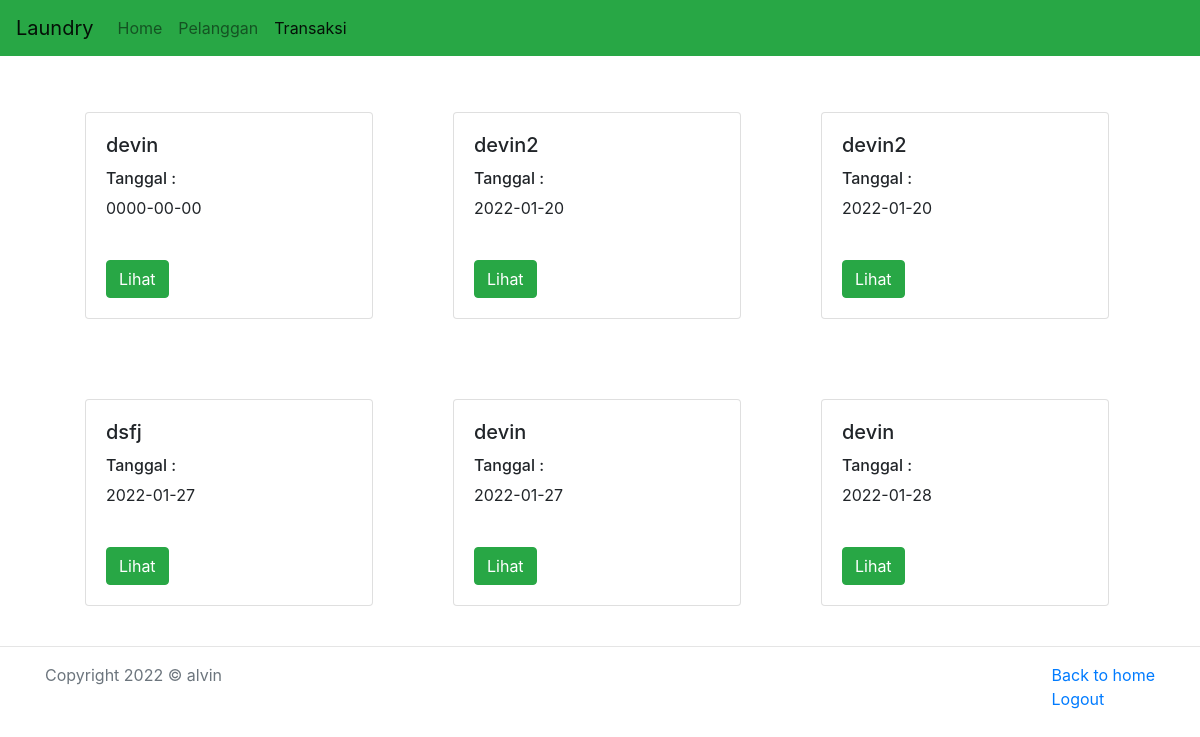
Screenshot of /owner/transaksi/transaksi.php (signed in) with the database file from the repository.
### tables this page shows
CREATE TABLE `transaksi` (
  `id` int(11) NOT NULL,
  `id_member` int(11) NOT NULL,
  `tgl` date NOT NULL,
  `batas_waktu` date NOT NULL,
  `tgl_bayar` date NOT NULL,
  `status` enum('baru','proses','selesai','diambil') NOT NULL,
  `dibayar` enum('dibayar','belum_dibayar') NOT NULL,
  `id_user` int(11) NOT NULL
);

CREATE TABLE `member` (
  `id` int(11) NOT NULL,
  `nama` varchar(100) NOT NULL,
  `alamat` text NOT NULL,
  `jenis_kelamin` enum('laki-laki','perempuan') NOT NULL,
  `tlp` varchar(15) NOT NULL
);

### owner/transaksi/transaksi.php (the view, shortened to what this page needs)
    <div class="container">
			<?php
				include "../koneksi.php";
				$qry_transaksi=mysqli_query ($conn,"select * from transaksi join member on member.id=transaksi.id_member");
				while ($data_member=mysqli_fetch_array($qry_transaksi)){
					$no++;?>
              <div class="card" style="width: 18rem; float: left; margin: 40px;">
                  <div class="card-body">
                      <h5 class="card-title"><?=$data_member ['nama']?></h5>
                       <h6>Tanggal :</h6>
                      <p class="card-text"><?=$data_member['tgl']?></p><br>
                      <a href="detail.php?id=<?=$data_member ['id'];?>" class="btn btn-success">Lihat</a>
                  </div>
                </div>
            <?php
            }
            ?>
          </div>
<?php
    include "../footer.php"
    ?>

### rows the page displays
transaksi: id_member.nama "devin", tgl "0000-00-00"
transaksi: id_member.nama "devin2", tgl "2022-01-20"
transaksi: id_member.nama "devin2", tgl "2022-01-20"
transaksi: id_member.nama "dsfj", tgl "2022-01-27"
transaksi: id_member.nama "devin", tgl "2022-01-27"
transaksi: id_member.nama "devin", tgl "2022-01-28"
